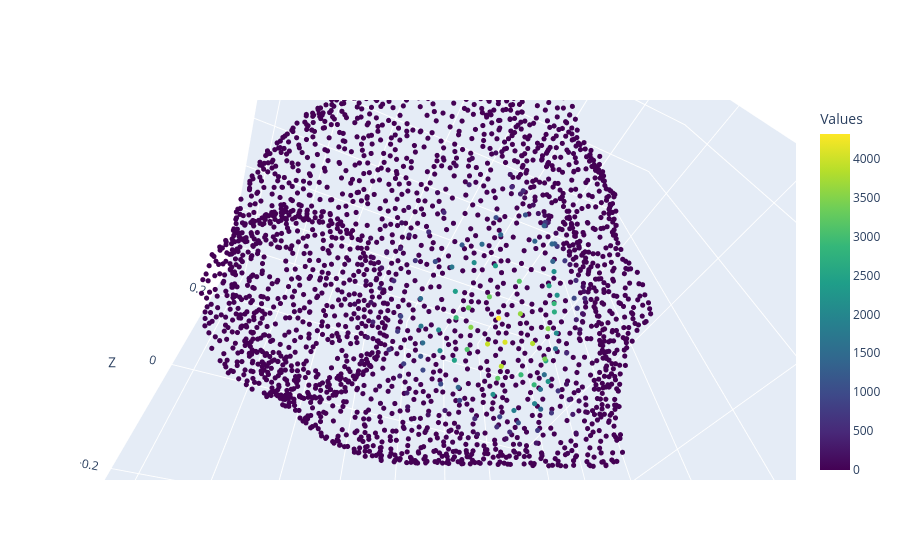

Notebook code cell kept with this figure:
### Code cell
import torch
import plotly.graph_objects as go
import numpy as np

# 포인트 클라우드를 numpy 배열로 변환
points_np = pcd0.squeeze(0).numpy()  # 3xN 배열
values_np = neighbor_count.numpy()  # N 배열

# plotly를 이용한 시각화
fig = go.Figure(data=[go.Scatter3d(
    x=points_np[0],  # X 좌표
    y=points_np[1],  # Y 좌표
    z=points_np[2],  # Z 좌표
    mode='markers',
    marker=dict(
        size=3,
        color=values_np,  # 색상 값
        colorscale='Viridis',  # 색상 스케일
        colorbar=dict(title='Values'),  # 색상바 제목
        showscale=True
    )
)])

fig.update_layout(scene=dict(
    xaxis_title='X',
    yaxis_title='Y',
    zaxis_title='Z'
))

fig.show()

### Figure 1 — Plotly figure (JSON) as saved in the notebook; plotly's stock layout.template omitted (floating-point values rounded to 4 significant figures; data arrays with more than 128 entries replaced by an {"elided": "..."} marker saying what was removed)
{"data": [{"marker": {"color": {"elided": "2556 int values"}, "colorbar": {"title": {"text": "Values"}}, "colorscale": [[0, "#440154"], [0.1111, "#482878"], [0.2222, "#3e4989"], [0.3333, "#31688e"], [0.4444, "#26828e"], [0.5556, "#1f9e89"], [0.6667, "#35b779"], [0.7778, "#6ece58"], [0.8889, "#b5de2b"], [1, "#fde725"]], "showscale": true, "size": 3}, "mode": "markers", "type": "scatter3d", "x": {"elided": "2556 float values"}, "y": {"elided": "2556 float values"}, "z": {"elided": "2556 float values"}}], "layout": {"autosize": true, "scene": {"aspectmode": "auto", "aspectratio": {"x": 1.045, "y": 1.059, "z": 0.9037}, "camera": {"center": {"x": 0, "y": 0, "z": 0}, "eye": {"x": 0.2481, "y": 0.5769, "z": -0.7547}, "projection": {"type": "perspective"}, "up": {"x": 0, "y": 0, "z": 1}}, "xaxis": {"title": {"text": "X"}, "type": "linear"}, "yaxis": {"title": {"text": "Y"}, "type": "linear"}, "zaxis": {"title": {"text": "Z"}, "type": "linear"}}}}
